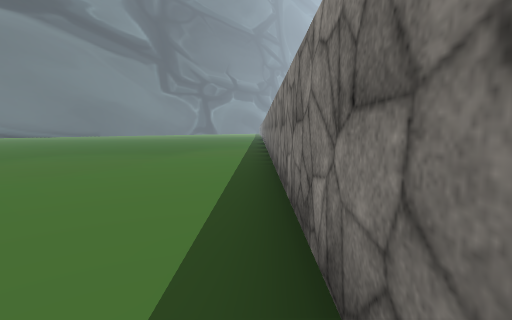
[1] (above)

17 first-person views from a walk through a 3-D level made in the Unity game engine. The camera is 1.5 m above the floor, tilts 6° down and sees 85° across. The floor is counted in squares, 2 m on a side. Each view is taken from the middle of a square. On the plan, view 1 faces up. The plan holds only what a view shows up to about 10 squares ahead; the rest is blank. The place goes on beyond the plan. Some surface patterns are stand-ins.

[2]
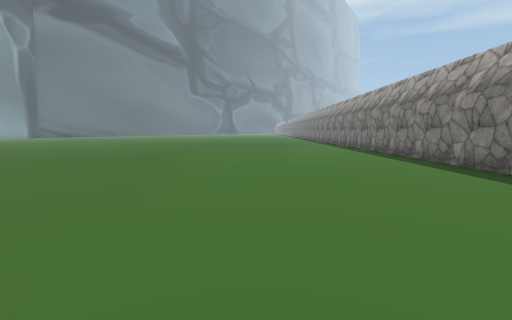

[3]
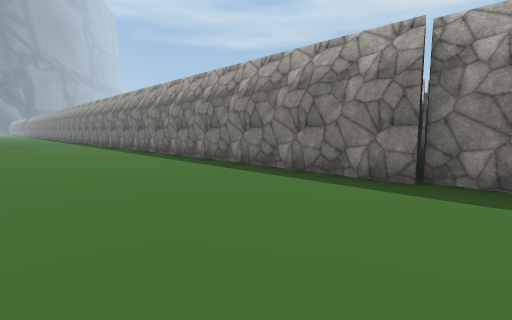

[4]
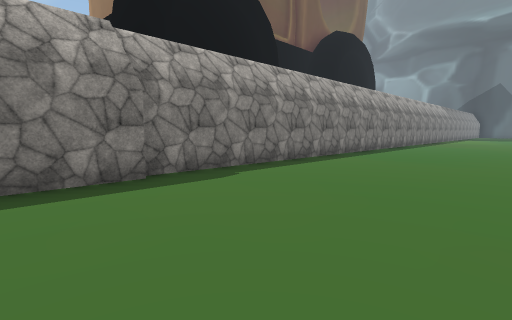

[5]
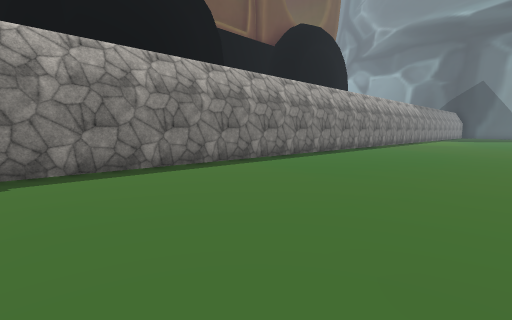

[6]
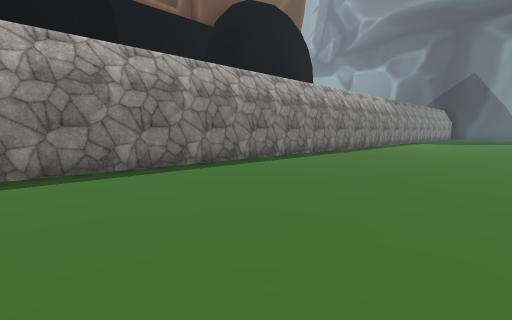

[7]
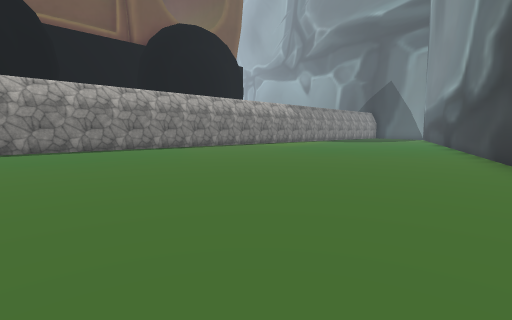

[8]
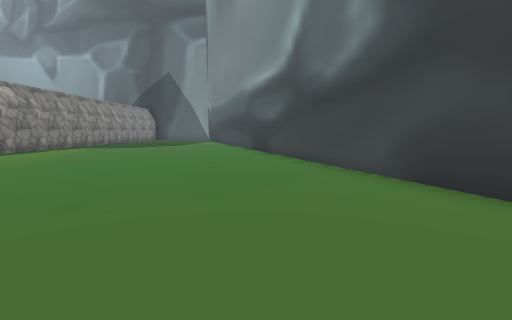

[9]
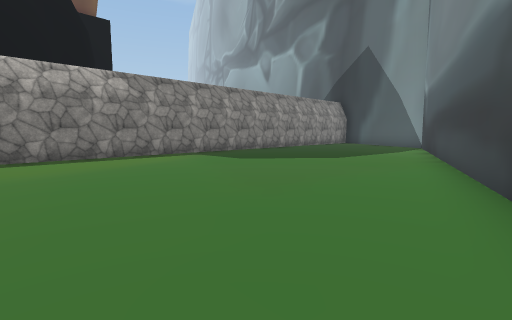

[10]
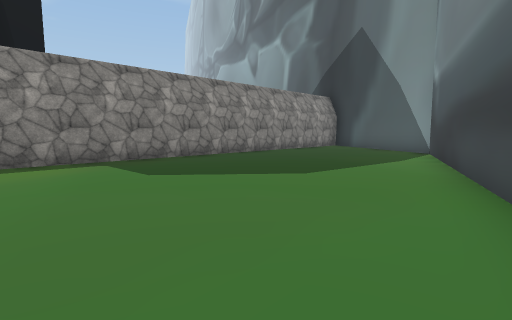

[11]
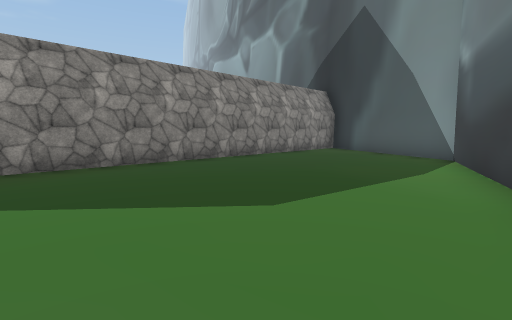

[12]
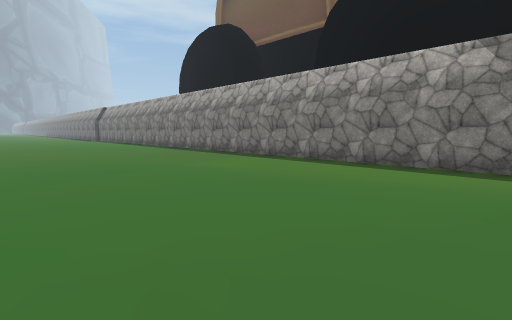

[13]
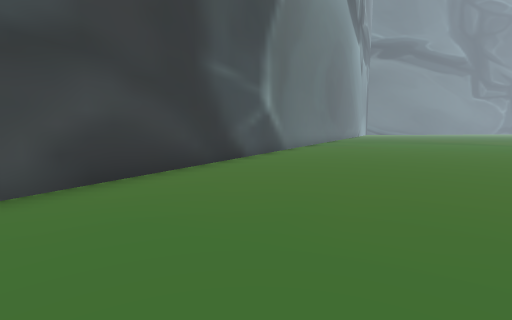

[14]
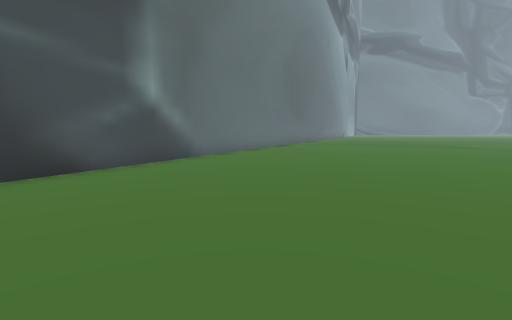

[15]
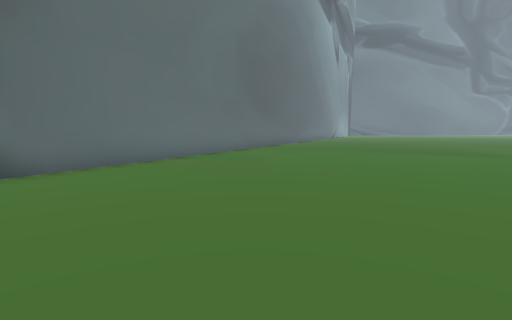

[16]
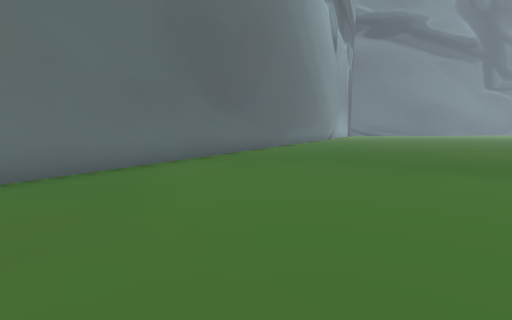

[17]
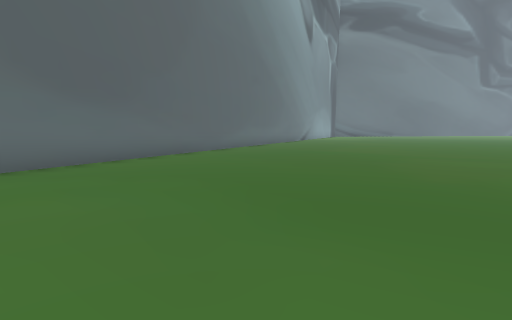

### Floor plan
Points are (right, up) in squares from view 1. A wall is a line through its corners. A room is listed if a view was taken in it or the views show most of it. See-through windows are left out.
Room 1 (views 1, 2, 3, 4, 5, 6, 7, 8, 9, 10, 11, 12, 13, 14, 15, 16, 17)
walls: (0.3, -3.9) (0.4, 9.9); (-17.6, 0.8) (-4.6, -36.4) (-3, -37.3); (0.2, -36.1) (0.5, -3.8)

Where each view was taken, in squares from view 1:
view 1: 0 up, 0 right, facing up
view 2: 3 down, 4 left, facing up
view 3: 5 down, 4 left, facing up-right
view 4: 2 down, 4 left, facing down-right
view 5: 5 down, 5 left, facing down-right
view 6: 10 down, 5 left, facing down-right
view 7: 11 down, 11 left, facing down-right
view 8: 16 down, 8 left, facing down
view 9: 23 down, 8 left, facing down-right
view 10: 26 down, 7 left, facing down-right
view 11: 28 down, 6 left, facing down-right
view 12: 27 down, 6 left, facing up-right
view 13: 21 down, 6 left, facing up-left
view 14: 17 down, 6 left, facing up-left
view 15: 13 down, 7 left, facing up-left
view 16: 9 down, 9 left, facing up-left
view 17: 5 down, 9 left, facing up-left
